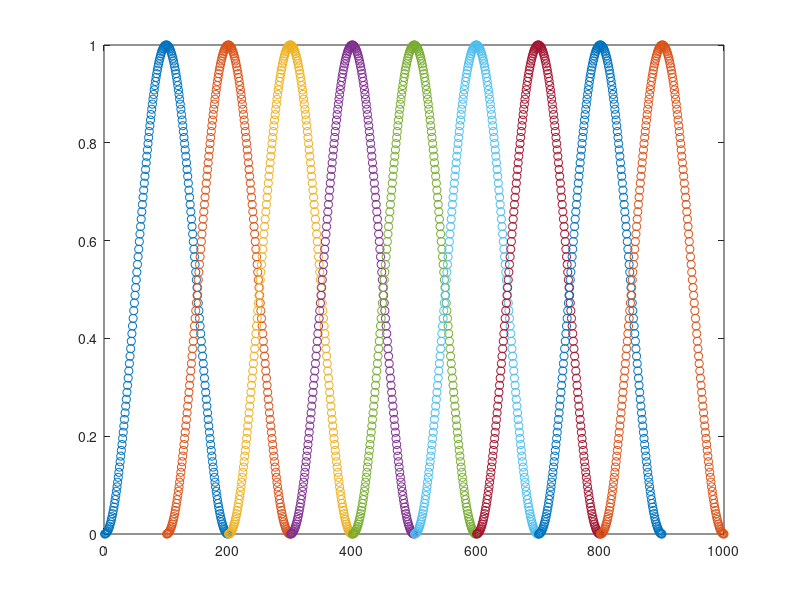
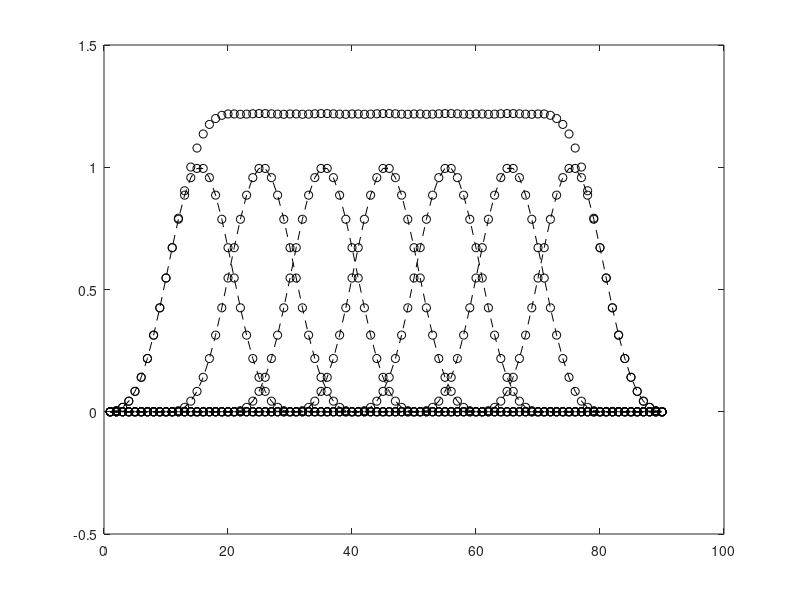

MATLAB code to generate these figures, in order:


ljanela = 200;
hop = 100;

%w = hamming2(ljanela,hop);
w = hamming(ljanela);
w = hann(ljanela);

T = 1000;
nFrames = floor((T-ljanela)/hop+1);


y =zeros(1,T);

figure;
for m = 0:nFrames-1
    plot(m*hop +1 : m*hop +ljanela,w,'o');
    y(m*hop +1 : m*hop +ljanela) = y(m*hop +1 : m*hop +ljanela) + w';
    hold on;
end

hold off;
 
figure, plot(y);


%%%%%%%%%%%%%%%%%%%%%%%%%%%%%%%

M = 30;          % window length
R = (M)/3;     % hop size
N = 3*M;         % overlap-add span
w = blackman(M);  % window
z = zeros(N,1);  plot(z,'-k');  hold on;  s = z;
for so=0:R:N-M
  ndx = so+1:so+M;        % current window location
  s(ndx) = s(ndx) + w;    % window overlap-add
  wzp = z; wzp(ndx) = w;  % for plot only 
  plot(wzp,'--ok');       % plot just this window
end
plot(s,'ok');  hold off;  % plot window overlap-add
